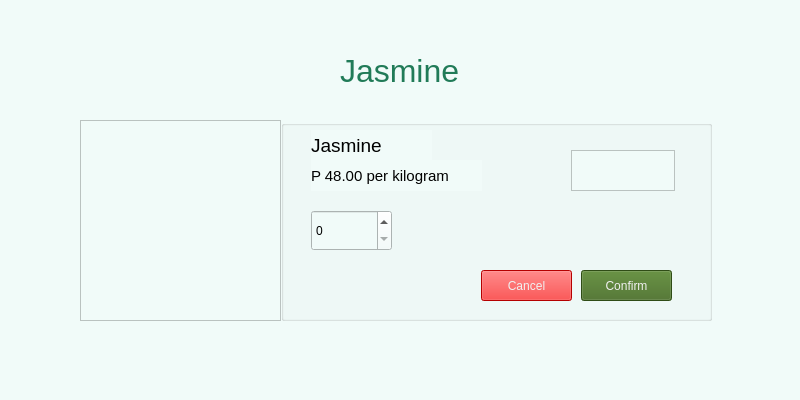
<?xml version="1.0" encoding="UTF-8"?>
<ui version="4.0">
 <class>jasmineForm</class>
 <widget class="QWidget" name="jasmineForm">
  <property name="geometry">
   <rect>
    <x>0</x>
    <y>0</y>
    <width>800</width>
    <height>400</height>
   </rect>
  </property>
  <property name="windowTitle">
   <string>Form</string>
  </property>
  <property name="styleSheet">
   <string notr="true">background-color:rgb(241, 251, 249)</string>
  </property>
  <widget class="QGroupBox" name="sinandomengGroupBox">
   <property name="geometry">
    <rect>
     <x>281</x>
     <y>120</y>
     <width>431</width>
     <height>201</height>
    </rect>
   </property>
   <property name="title">
    <string/>
   </property>
   <widget class="QLabel" name="jasmineLabel">
    <property name="geometry">
     <rect>
      <x>30</x>
      <y>10</y>
      <width>121</width>
      <height>31</height>
     </rect>
    </property>
    <property name="font">
     <font>
      <pointsize>14</pointsize>
     </font>
    </property>
    <property name="text">
     <string>Jasmine</string>
    </property>
   </widget>
   <widget class="QLabel" name="jasminePrice">
    <property name="geometry">
     <rect>
      <x>30</x>
      <y>40</y>
      <width>171</width>
      <height>31</height>
     </rect>
    </property>
    <property name="font">
     <font>
      <pointsize>11</pointsize>
     </font>
    </property>
    <property name="text">
     <string>P 48.00 per kilogram</string>
    </property>
   </widget>
   <widget class="QSpinBox" name="jasmineSpinBox">
    <property name="geometry">
     <rect>
      <x>30</x>
      <y>90</y>
      <width>81</width>
      <height>41</height>
     </rect>
    </property>
   </widget>
   <widget class="QPlainTextEdit" name="jasmineTextEdit">
    <property name="enabled">
     <bool>false</bool>
    </property>
    <property name="geometry">
     <rect>
      <x>290</x>
      <y>30</y>
      <width>104</width>
      <height>41</height>
     </rect>
    </property>
   </widget>
   <widget class="QPushButton" name="jasmineConfirmButton">
    <property name="geometry">
     <rect>
      <x>300</x>
      <y>150</y>
      <width>91</width>
      <height>31</height>
     </rect>
    </property>
    <property name="styleSheet">
     <string notr="true">background-color: rgb(66, 107, 31);
color: rgb(240, 240, 240);
font: 10pt &quot;MS Shell Dlg 2&quot;;</string>
    </property>
    <property name="text">
     <string>Confirm</string>
    </property>
   </widget>
   <widget class="QPushButton" name="jasmineCancelButton">
    <property name="geometry">
     <rect>
      <x>200</x>
      <y>150</y>
      <width>91</width>
      <height>31</height>
     </rect>
    </property>
    <property name="styleSheet">
     <string notr="true">background-color: rgb(254, 0, 0);
font: 10pt &quot;MS Shell Dlg 2&quot;;
color: rgb(240, 240, 240);</string>
    </property>
    <property name="text">
     <string>Cancel</string>
    </property>
   </widget>
  </widget>
  <widget class="QGraphicsView" name="jasmineView">
   <property name="geometry">
    <rect>
     <x>80</x>
     <y>120</y>
     <width>201</width>
     <height>201</height>
    </rect>
   </property>
  </widget>
  <widget class="QLabel" name="jasmineHeadLabel">
   <property name="geometry">
    <rect>
     <x>340</x>
     <y>40</y>
     <width>131</width>
     <height>61</height>
    </rect>
   </property>
   <property name="font">
    <font>
     <pointsize>24</pointsize>
    </font>
   </property>
   <property name="styleSheet">
    <string notr="true">color: rgb(33, 123, 88);</string>
   </property>
   <property name="text">
    <string>Jasmine</string>
   </property>
  </widget>
 </widget>
 <resources/>
 <connections/>
</ui>
